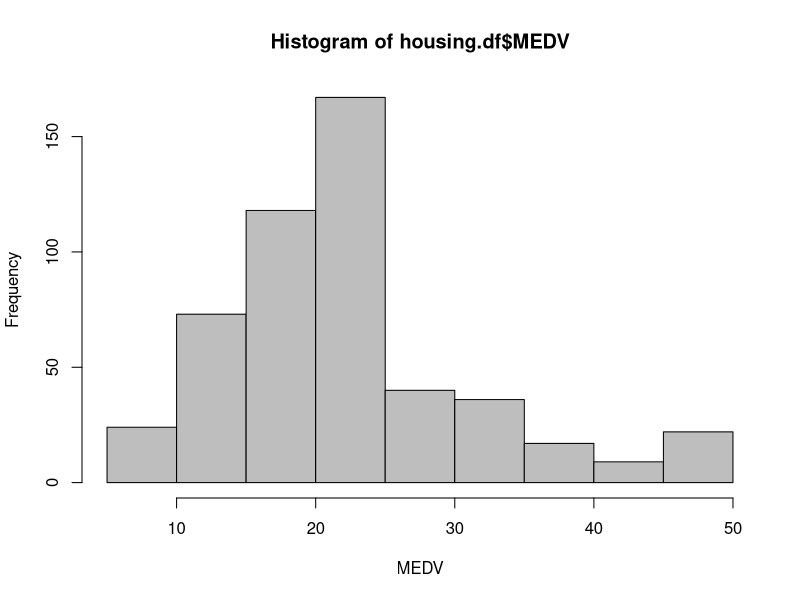
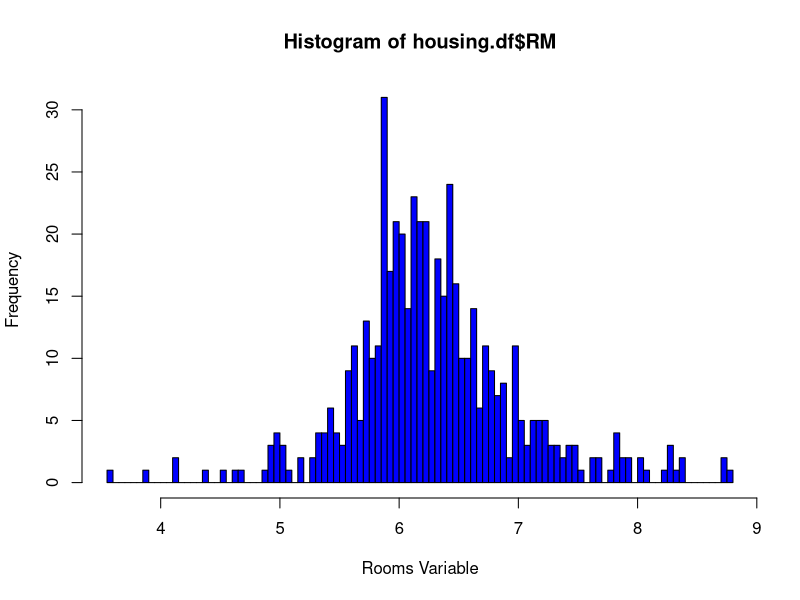
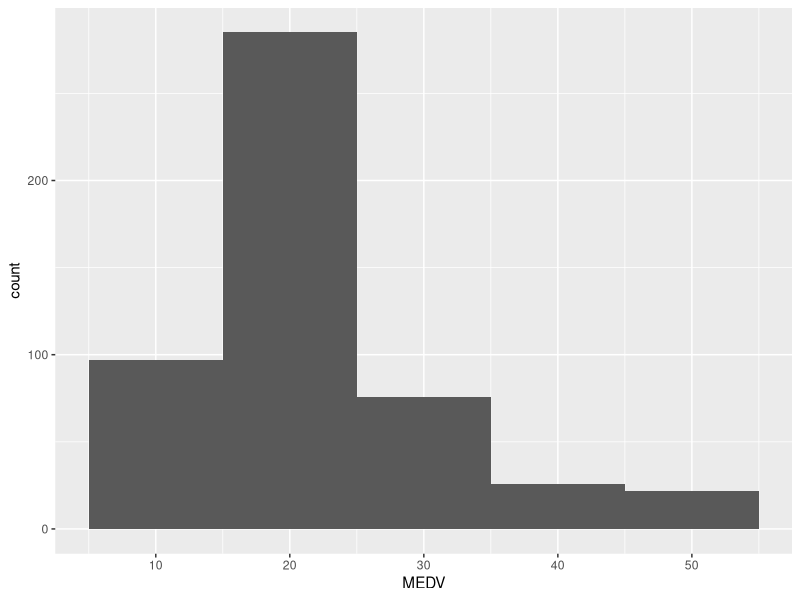
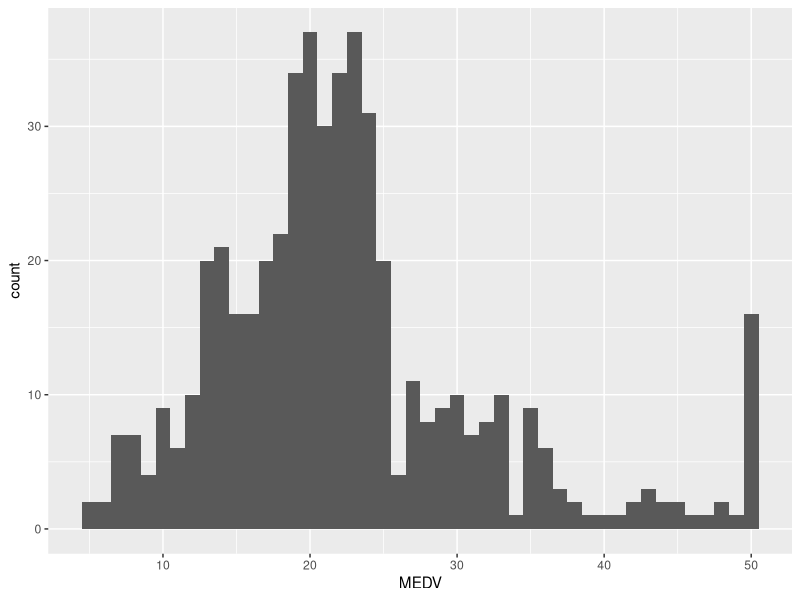
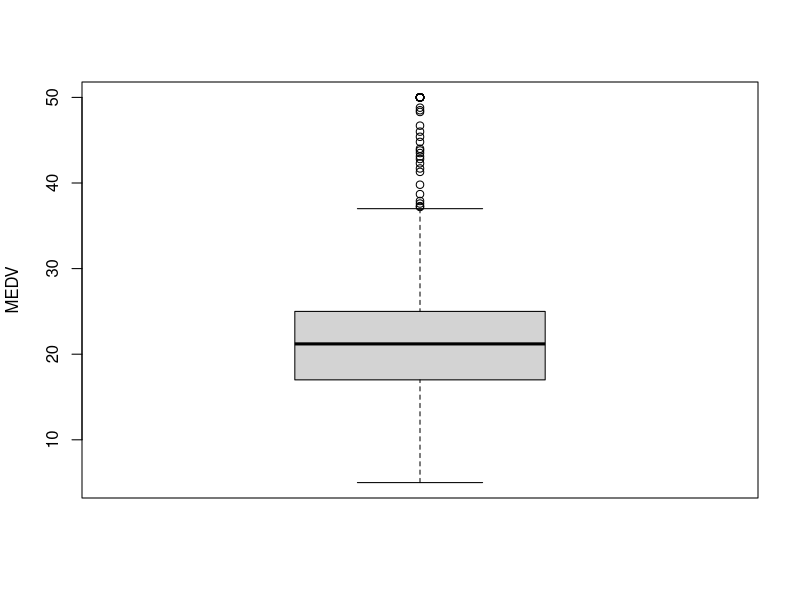
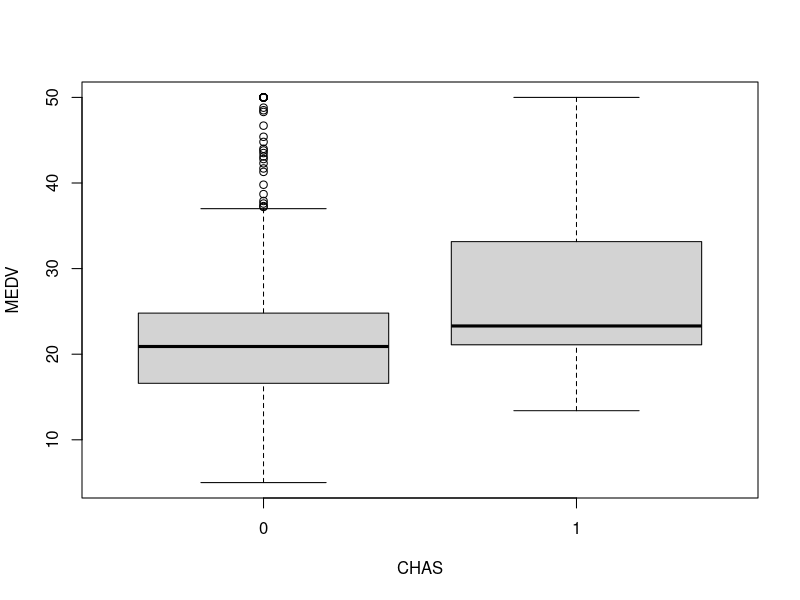
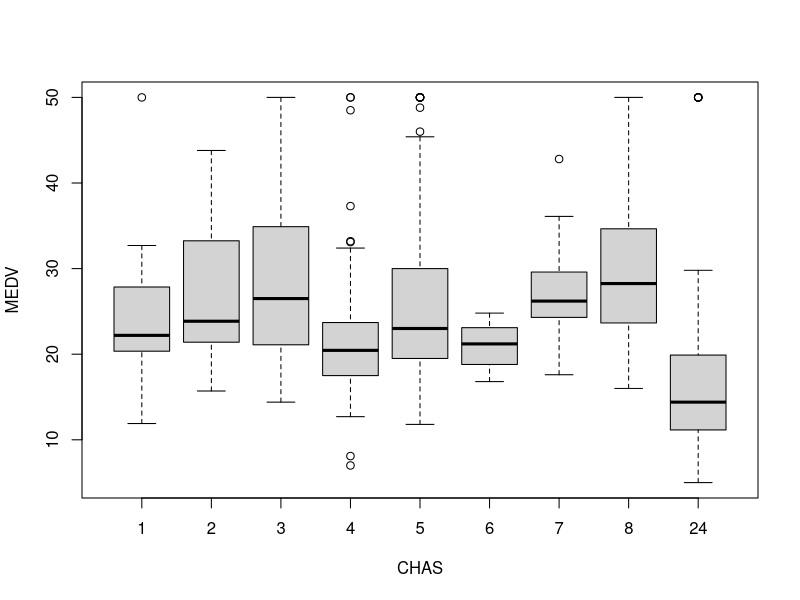
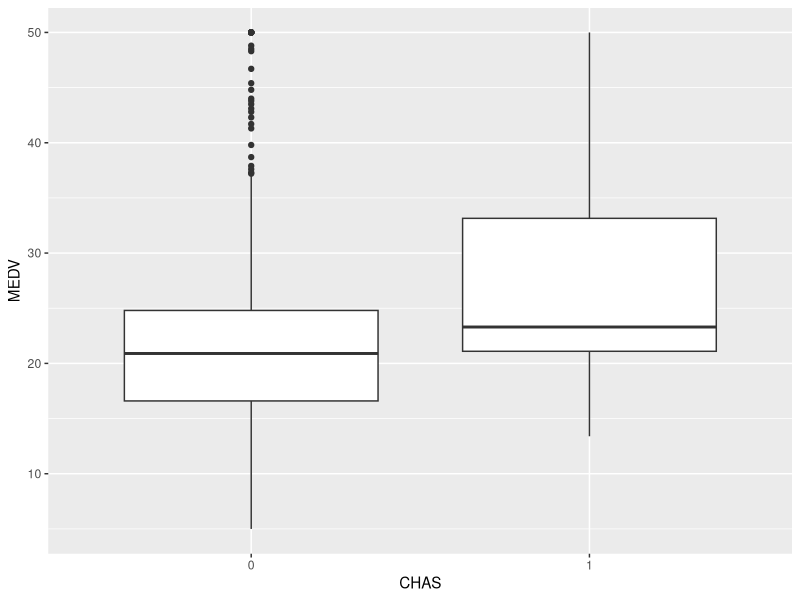

R code for these plots, in order:
getwd()

#if needed, use setwd() to set the working directory
#can also use menu option "Session - Set Working Directory
#setwd("~/Dropbox/MIS 6356 BA with R/--R/Data Exploration")

## Boston housing data
housing.df <- read.csv("BostonHousing.csv")
View(housing.df)

#Basic summary statistics
summary(housing.df) 



# additional summary statistics using sapply to compute mean, standard dev., min, max, median, length, and missing values for all
# sapply applies a function to all values of a list or vector
help(sapply)

#coerce dataframe to a list
housing_list <- as.list(housing.df)
str(housing_list)
str(housing.df)

#without using sapply, calculate the mean of MEDV
#

mean_MEDV <- mean(housing.df$MEDV)

var1 <- housing.df$MEDV
str(var1)

mean

bh_stats_df <- data.frame(  mean=sapply(housing.df, mean), 
                         median=sapply(housing.df, median), 
                         sd=sapply(housing.df, sd), 
                         variance=sapply(housing.df, var),
                         min=sapply(housing.df, min), 
                         max=sapply(housing.df, max), 
                         count=sapply(housing.df, length),
                         miss.val=sapply(housing.df, function(x) 
                         sum(length(which(is.na(x))))))

#additional detail regarding the function above
is.na(housing.df$NOX)
w <- which(is.na(housing.df$NOX))
str(w)
w
length(w)

View(bh_stats_df)

## histogram of MEDV
hist(housing.df$MEDV, xlab = "MEDV", col = "grey")
help(hist)
hist(housing.df$RM, xlab = "Rooms Variable", col = "blue", breaks = 100)

# histogram with ggplot binwidth = 10 and 1
# + symbol is used when a function is expecting additional commands
library(ggplot2)
ggplot(housing.df) + geom_histogram(aes(x = MEDV), binwidth = 10)
ggplot(housing.df) + geom_histogram(aes(x = MEDV), binwidth = 1)


## boxplot of MEDV
boxplot(housing.df$MEDV, ylab = "MEDV")
help("boxplot")

## boxplot of MEDV for different values of CHAS
# ~ tilda for association
boxplot(housing.df$MEDV ~ housing.df$CHAS, xlab = "CHAS", ylab = "MEDV")

## boxplot of MEDV for different values of CHAS
boxplot(housing.df$MEDV ~ housing.df$RAD, xlab = "CHAS", ylab = "MEDV")

# boxplot plot with ggplot
ggplot(housing.df) + geom_boxplot(aes(x = as.factor(CHAS), y = MEDV)) + xlab("CHAS")

## side-by-side boxplots
# use par() to split the plots into panels (par stands for graphical parameters.
help("par")
par(mfcol = c(2, 2))
boxplot(housing.df$NOX ~ housing.df$CAT..MEDV, xlab = "CAT.MEDV", ylab = "NOX")
boxplot(housing.df$LSTAT ~ housing.df$CAT..MEDV, xlab = "CAT.MEDV", ylab = "LSTAT")
boxplot(housing.df$PTRATIO ~ housing.df$CAT..MEDV, xlab = "CAT.MEDV", ylab = "PTRATIO")
boxplot(housing.df$INDUS ~ housing.df$CAT..MEDV, xlab = "CAT.MEDV", ylab = "INDUS")

# scatter plot with axes names
par(mfcol = c(1, 1))
#always use dependent var on y-axis & independent variable on x-axis
plot(housing.df$LSTAT ~ housing.df$MEDV, xlab = "LSTAT", ylab = "MDEV")

# scatter plot with ggplot
library(ggplot2)
ggplot(housing.df) + geom_point(aes(x = LSTAT, y = MEDV), colour = "navy", alpha = 0.2)

# scatter plot with color
library(ggplot2)
ggplot(housing.df, aes(y = NOX, x = LSTAT, color= CAT..MEDV)) +
  geom_point(alpha = 0.5) 


## scatter plot matrix
# use plot() to generate a matrix of 4X4 panels with variable name on the diagonal, 
# and scatter plots in the remaining panels.
plot(housing.df[, c(1, 3, 12, 13)])

# scatter plot matrix with GGally 
library(GGally)
ggpairs(housing.df[, c(1, 3, 12, 13)])

# correlation matrix with ggplot
library(ggplot2)
library(reshape) # to generate input for the plot
cor.mat <- round(cor(housing.df),2) # rounded correlation matrix
melted.cor.mat <- melt(cor.mat)
ggplot(melted.cor.mat, aes(x = X1, y = X2, fill = value)) + 
  geom_tile() + 
  geom_text(aes(x = X1, y = X2, label = value))
